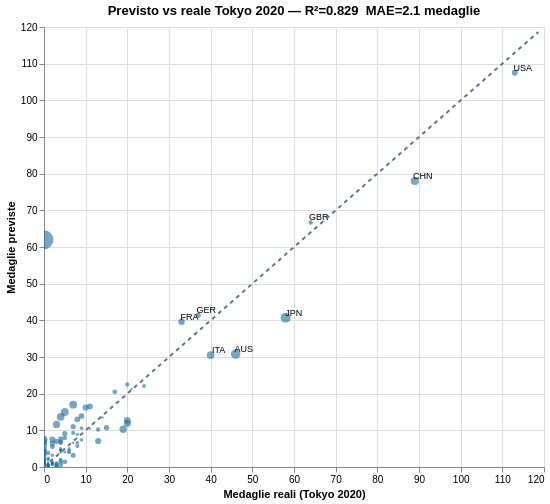

Notebook code for this chart:
### Markdown cell above
### 3.2 Test out-of-sample — Tokyo 2020

### Code cell
# Allenato su 1968-2016, testato su Tokyo 2020 (dati mai visti)
test_data = df_imp[df_imp["year"]==2020].dropna(subset=features+["total"]).copy()
rf.fit(X, y)
test_data["previsto"]  = np.maximum(rf.predict(test_data[features].values), 0).round(1)
test_data["errore"]    = (test_data["previsto"] - test_data["total"]).round(1)
test_data["abs_err"]   = test_data["errore"].abs()

r2_t  = r2_score(test_data["total"], test_data["previsto"])
mae_t = mean_absolute_error(test_data["total"], test_data["previsto"])

# Scatter previsto vs reale
lim = max(test_data["total"].max(), test_data["previsto"].max()) * 1.05
diag = pd.DataFrame({"x":[0,lim], "y":[0,lim]})

scatter_test = (
    alt.Chart(test_data)
    .mark_circle(size=60, opacity=0.6, color=BLUE)
    .encode(
        x=alt.X("total:Q", title="Medaglie reali (Tokyo 2020)",
                scale=alt.Scale(domain=[0,lim])),
        y=alt.Y("previsto:Q", title="Medaglie previste",
                scale=alt.Scale(domain=[0,lim])),
        size=alt.Size("abs_err:Q", legend=None),
        tooltip=["country:N","country_noc:N",
                 alt.Tooltip("total:Q", title="Reale"),
                 alt.Tooltip("previsto:Q", title="Previsto"),
                 alt.Tooltip("errore:Q", title="Errore", format="+.1f")]
    )
)
labels_test = (
    alt.Chart(test_data[test_data["total"]>25])
    .mark_text(dx=8, dy=-5, fontSize=9)
    .encode(x="total:Q", y="previsto:Q", text="country_noc:N")
)
diag_line = (alt.Chart(diag).mark_line(strokeDash=[4,4], color=GRAY)
             .encode(x="x:Q", y="y:Q"))

(scatter_test + labels_test + diag_line).properties(
    title=f"Previsto vs reale Tokyo 2020 — R²={r2_t:.3f}  MAE={mae_t:.1f} medaglie",
    width=500, height=440
).interactive().display()

### Figure 1 — Vega-Lite specification as saved in the notebook (floating-point values rounded to 4 significant figures; data arrays with more than 128 entries replaced by an {"elided": "..."} marker saying what was removed)
{"config": {"view": {"continuousWidth": 300, "continuousHeight": 300}}, "layer": [{"data": {"name": "data-2055fb141897a5f6b3d115820a27f1fa"}, "mark": {"type": "circle", "color": "#1A6B9A", "opacity": 0.6, "size": 60}, "encoding": {"size": {"field": "abs_err", "legend": null, "type": "quantitative"}, "tooltip": [{"field": "country", "type": "nominal"}, {"field": "country_noc", "type": "nominal"}, {"field": "total", "title": "Reale", "type": "quantitative"}, {"field": "previsto", "title": "Previsto", "type": "quantitative"}, {"field": "errore", "format": "+.1f", "title": "Errore", "type": "quantitative"}], "x": {"field": "total", "scale": {"domain": [0, 118.7]}, "title": "Medaglie reali (Tokyo 2020)", "type": "quantitative"}, "y": {"field": "previsto", "scale": {"domain": [0, 118.7]}, "title": "Medaglie previste", "type": "quantitative"}}, "name": "view_be1141727c248174_0"}, {"data": {"name": "data-19aa0012b6618f6de8308f0ebb1e76cc"}, "mark": {"type": "text", "dx": 8, "dy": -5, "fontSize": 9}, "encoding": {"text": {"field": "country_noc", "type": "nominal"}, "x": {"field": "total", "type": "quantitative"}, "y": {"field": "previsto", "type": "quantitative"}}}, {"data": {"name": "data-da7c7ad11be5d46ea31ab52eb0c701ea"}, "mark": {"type": "line", "color": "#64748B", "strokeDash": [4, 4]}, "encoding": {"x": {"field": "x", "type": "quantitative"}, "y": {"field": "y", "type": "quantitative"}}}], "height": 440, "params": [{"name": "param_1e9efca18e7a2868", "select": {"type": "interval", "encodings": ["x", "y"]}, "bind": "scales", "views": ["view_be1141727c248174_0"]}], "title": "Previsto vs reale Tokyo 2020 — R²=0.829  MAE=2.1 medaglie", "width": 500, "$schema": "https://vega.github.io/schema/vega-lite/v6.1.0.json", "datasets": {"data-2055fb141897a5f6b3d115820a27f1fa": {"elided": "202 records"}, "data-19aa0012b6618f6de8308f0ebb1e76cc": [{"edition": "2020 Summer Olympics", "edition_id": 61, "year": 2020, "country": "Australia", "country_noc": "AUS", "gold": 17, "silver": 7, "bronze": 22, "total": 46, "paese_olimpiade": "JPN", "citta_olimpiade": "Tokyo", "AG.LND.PRCP.MM": 534.0, "AG.SRF.TOTL.K2": 7741000.0, "BX.KLT.DINV.WD.GD.ZS": 3.543, "EN.POP.DNST": 3.22, "FP.CPI.TOTL.ZG": 1.687, "MS.MIL.XPND.CN": 36260000000.0, "MS.MIL.XPND.GD.ZS": 1.968, "NE.CON.GOVT.CD": 268700000000.0, "NE.DAB.TOTL.CN": 1806000000000.0, "NE.TRD.GNFS.ZS": 43.11, "NV.IND.TOTL.ZS": 23.78, "NV.SRV.TOTL.CN": 1210000000000.0, "NV.SRV.TOTL.ZS": 66.93, "NY.GDP.DEFL.KD.ZG": 2.074, "NY.GDP.MKTP.CD": 1343000000000.0, "NY.GDP.MKTP.CN": 1808000000000.0, "NY.GDP.MKTP.KD.ZG": 2.529, "NY.GDP.PCAP.CD": 54200.0, "NY.GNP.MKTP.CN": 1755000000000.0, "NY.GNP.PCAP.CD": 53600.0, "SE.PRM.ENRR": 100.6, "SH.DYN.NMRT": 2.325, "SP.DYN.IMRT.IN": 3.2, "SP.DYN.LE00.IN": 82.65, "SP.POP.1564.TO.ZS": 65.68, "SP.POP.GROW": 1.546, "SP.POP.TOTL": 24770000.0, "SP.URB.TOTL": 21590000.0, "SP.URB.TOTL.IN.ZS": 87.17, "is_winter": 0, "log_gdp_total": 27.93, "log_pop": 17.03, "log_gdp_pc": 10.9, "medals_per_million": 1.857, "host": 0, "prev_medals": 29.0, "prev_medals_2": 35.0, "previsto": 30.8, "errore": -15.2, "abs_err": 15.2}, {"edition": "2020 Summer Olympics", "edition_id": 61, "year": 2020, "country": "France", "country_noc": "FRA", "gold": 10, "silver": 12, "bronze": 11, "total": 33, "paese_olimpiade": "JPN", "citta_olimpiade": "Tokyo", "AG.LND.PRCP.MM": 867.0, "AG.SRF.TOTL.K2": 549100.0, "BX.KLT.DINV.WD.GD.ZS": 1.971, "EN.POP.DNST": 124.4, "FP.CPI.TOTL.ZG": 1.044, "MS.MIL.XPND.CN": 43080000000.0, "MS.MIL.XPND.GD.ZS": 1.851, "NE.CON.GOVT.CD": 619300000000.0, "NE.DAB.TOTL.CN": 2344000000000.0, "NE.TRD.GNFS.ZS": 65.49, "NV.IND.TOTL.ZS": 16.83, "NV.SRV.TOTL.CN": 1636000000000.0, "NV.SRV.TOTL.ZS": 70.31, "NY.GDP.DEFL.KD.ZG": 0.8572, "NY.GDP.MKTP.CD": 2641000000000.0, "NY.GDP.MKTP.CN": 2328000000000.0, "NY.GDP.MKTP.KD.ZG": 1.654, "NY.GDP.PCAP.CD": 39380.0, "NY.GNP.MKTP.CN": 2382000000000.0, "NY.GNP.PCAP.CD": 40200.0, "SE.PRM.ENRR": 102.4, "SH.DYN.NMRT": 2.55, "SP.DYN.IMRT.IN": 3.275, "SP.DYN.LE00.IN": 82.66, "SP.POP.1564.TO.ZS": 62.3, "SP.POP.GROW": 0.3113, "SP.POP.TOTL": 67050000.0, "SP.URB.TOTL": 52730000.0, "SP.URB.TOTL.IN.ZS": 78.65, "is_winter": 0, "log_gdp_total": 28.6, "log_pop": 18.02, "log_gdp_pc": 10.58, "medals_per_million": 0.4922, "host": 0, "prev_medals": 42.0, "prev_medals_2": 35.0, "previsto": 39.6, "errore": 6.6, "abs_err": 6.6}, {"edition": "2020 Summer Olympics", "edition_id": 61, "year": 2020, "country": "Germany", "country_noc": "GER", "gold": 10, "silver": 11, "bronze": 16, "total": 37, "paese_olimpiade": "JPN", "citta_olimpiade": "Tokyo", "AG.LND.PRCP.MM": 700.0, "AG.SRF.TOTL.K2": 357600.0, "BX.KLT.DINV.WD.GD.ZS": 2.61, "EN.POP.DNST": 236.9, "FP.CPI.TOTL.ZG": 1.295, "MS.MIL.XPND.CN": 39250000000.0, "MS.MIL.XPND.GD.ZS": 1.162, "NE.CON.GOVT.CD": 750200000000.0, "NE.DAB.TOTL.CN": 3159000000000.0, "NE.TRD.GNFS.ZS": 77.91, "NV.IND.TOTL.ZS": 25.89, "NV.SRV.TOTL.CN": 2115000000000.0, "NV.SRV.TOTL.ZS": 62.66, "NY.GDP.DEFL.KD.ZG": 1.653, "NY.GDP.MKTP.CD": 3829000000000.0, "NY.GDP.MKTP.CN": 3375000000000.0, "NY.GDP.MKTP.KD.ZG": 1.783, "NY.GDP.PCAP.CD": 46270.0, "NY.GNP.MKTP.CN": 3486000000000.0, "NY.GNP.PCAP.CD": 47300.0, "SE.PRM.ENRR": 102.1, "SH.DYN.NMRT": 2.3, "SP.DYN.IMRT.IN": 3.2, "SP.DYN.LE00.IN": 81.04, "SP.POP.1564.TO.ZS": 65.12, "SP.POP.GROW": 0.4267, "SP.POP.TOTL": 82750000.0, "SP.URB.TOTL": 67080000.0, "SP.URB.TOTL.IN.ZS": 81.07, "is_winter": 0, "log_gdp_total": 28.97, "log_pop": 18.23, "log_gdp_pc": 10.74, "medals_per_million": 0.4471, "host": 0, "prev_medals": 42.0, "prev_medals_2": 44.0, "previsto": 41.4, "errore": 4.4, "abs_err": 4.4}, {"edition": "2020 Summer Olympics", "edition_id": 61, "year": 2020, "country": "Great Britain", "country_noc": "GBR", "gold": 22, "silver": 20, "bronze": 22, "total": 64, "paese_olimpiade": "JPN", "citta_olimpiade": "Tokyo", "AG.LND.PRCP.MM": 1220.0, "AG.SRF.TOTL.K2": 243600.0, "BX.KLT.DINV.WD.GD.ZS": 4.117, "EN.POP.DNST": 273.3, "FP.CPI.TOTL.ZG": 1.899, "MS.MIL.XPND.CN": 41580000000.0, "MS.MIL.XPND.GD.ZS": 1.966, "NE.CON.GOVT.CD": 523400000000.0, "NE.DAB.TOTL.CN": 2160000000000.0, "NE.TRD.GNFS.ZS": 63.24, "NV.IND.TOTL.ZS": 17.84, "NV.SRV.TOTL.CN": 1511000000000.0, "NV.SRV.TOTL.ZS": 70.86, "NY.GDP.DEFL.KD.ZG": 1.926, "NY.GDP.MKTP.CD": 2795000000000.0, "NY.GDP.MKTP.CN": 2132000000000.0, "NY.GDP.MKTP.KD.ZG": 2.009, "NY.GDP.PCAP.CD": 42260.0, "NY.GNP.MKTP.CN": 2106000000000.0, "NY.GNP.PCAP.CD": 42910.0, "SE.PRM.ENRR": 101.1, "SH.DYN.NMRT": 2.7, "SP.DYN.IMRT.IN": 3.8, "SP.DYN.LE00.IN": 81.26, "SP.POP.1564.TO.ZS": 63.81, "SP.POP.GROW": 0.5857, "SP.POP.TOTL": 66120000.0, "SP.URB.TOTL": 54450000.0, "SP.URB.TOTL.IN.ZS": 82.34, "is_winter": 0, "log_gdp_total": 28.66, "log_pop": 18.01, "log_gdp_pc": 10.65, "medals_per_million": 0.9679, "host": 0, "prev_medals": 67.0, "prev_medals_2": 65.0, "previsto": 66.7, "errore": 2.7, "abs_err": 2.7}, {"edition": "2020 Summer Olympics", "edition_id": 61, "year": 2020, "country": "Italy", "country_noc": "ITA", "gold": 10, "silver": 10, "bronze": 20, "total": 40, "paese_olimpiade": "JPN", "citta_olimpiade": "Tokyo", "AG.LND.PRCP.MM": 832.0, "AG.SRF.TOTL.K2": 302100.0, "BX.KLT.DINV.WD.GD.ZS": 1.42, "EN.POP.DNST": 202.9, "FP.CPI.TOTL.ZG": 0.7203, "MS.MIL.XPND.CN": 23460000000.0, "MS.MIL.XPND.GD.ZS": 1.335, "NE.CON.GOVT.CD": 374000000000.0, "NE.DAB.TOTL.CN": 1708000000000.0, "NE.TRD.GNFS.ZS": 57.5, "NV.IND.TOTL.ZS": 20.86, "NV.SRV.TOTL.CN": 1164000000000.0, "NV.SRV.TOTL.ZS": 66.23, "NY.GDP.DEFL.KD.ZG": 1.019, "NY.GDP.MKTP.CD": 1994000000000.0, "NY.GDP.MKTP.CN": 1758000000000.0, "NY.GDP.MKTP.KD.ZG": 1.024, "NY.GDP.PCAP.CD": 33240.0, "NY.GNP.MKTP.CN": 1770000000000.0, "NY.GNP.PCAP.CD": 33340.0, "SE.PRM.ENRR": 102.1, "SH.DYN.NMRT": 1.95, "SP.DYN.IMRT.IN": 2.75, "SP.DYN.LE00.IN": 83.26, "SP.POP.1564.TO.ZS": 64.01, "SP.POP.GROW": -0.2086, "SP.POP.TOTL": 60000000.0, "SP.URB.TOTL": 41710000.0, "SP.URB.TOTL.IN.ZS": 69.53, "is_winter": 0, "log_gdp_total": 28.32, "log_pop": 17.91, "log_gdp_pc": 10.41, "medals_per_million": 0.6667, "host": 0, "prev_medals": 28.0, "prev_medals_2": 28.0, "previsto": 30.5, "errore": -9.5, "abs_err": 9.5}, {"edition": "2020 Summer Olympics", "edition_id": 61, "year": 2020, "country": "Japan", "country_noc": "JPN", "gold": 27, "silver": 14, "bronze": 17, "total": 58, "paese_olimpiade": "JPN", "citta_olimpiade": "Tokyo", "AG.LND.PRCP.MM": 1668.0, "AG.SRF.TOTL.K2": 378000.0, "BX.KLT.DINV.WD.GD.ZS": 0.6206, "EN.POP.DNST": 348.1, "FP.CPI.TOTL.ZG": 0.4537, "MS.MIL.XPND.CN": 5251000000000.0, "MS.MIL.XPND.GD.ZS": 0.9494, "NE.CON.GOVT.CD": 986900000000.0, "NE.DAB.TOTL.CN": 551200000000000.0, "NE.TRD.GNFS.ZS": 34.39, "NV.IND.TOTL.ZS": 28.83, "NV.SRV.TOTL.CN": 385000000000000.0, "NV.SRV.TOTL.ZS": 69.61, "NY.GDP.DEFL.KD.ZG": 0.245, "NY.GDP.MKTP.CD": 5023000000000.0, "NY.GDP.MKTP.CN": 553000000000000.0, "NY.GDP.MKTP.KD.ZG": 0.6676, "NY.GDP.PCAP.CD": 39590.0, "NY.GNP.MKTP.CN": 573600000000000.0, "NY.GNP.PCAP.CD": 40290.0, "SE.PRM.ENRR": 101.7, "SH.DYN.NMRT": 0.875, "SP.DYN.IMRT.IN": 1.9, "SP.DYN.LE00.IN": 84.16, "SP.POP.1564.TO.ZS": 59.34, "SP.POP.GROW": -0.1001, "SP.POP.TOTL": 126900000.0, "SP.URB.TOTL": 116200000.0, "SP.URB.TOTL.IN.ZS": 91.59, "is_winter": 0, "log_gdp_total": 29.25, "log_pop": 18.66, "log_gdp_pc": 10.59, "medals_per_million": 0.4572, "host": 1, "prev_medals": 41.0, "prev_medals_2": 38.0, "previsto": 40.7, "errore": -17.3, "abs_err": 17.3}, {"edition": "2020 Summer Olympics", "edition_id": 61, "year": 2020, "country": "People's Republic of China", "country_noc": "CHN", "gold": 38, "silver": 32, "bronze": 19, "total": 89, "paese_olimpiade": "JPN", "citta_olimpiade": "Tokyo", "AG.LND.PRCP.MM": 645.0, "AG.SRF.TOTL.K2": 9563000.0, "BX.KLT.DINV.WD.GD.ZS": 1.45, "EN.POP.DNST": 149.0, "FP.CPI.TOTL.ZG": 2.142, "MS.MIL.XPND.CN": 1486000000000.0, "MS.MIL.XPND.GD.ZS": 1.709, "NE.CON.GOVT.CD": 2207000000000.0, "NE.DAB.TOTL.CN": 87480000000000.0, "NE.TRD.GNFS.ZS": 36.31, "NV.IND.TOTL.ZS": 38.67, "NV.SRV.TOTL.CN": 48030000000000.0, "NV.SRV.TOTL.ZS": 54.04, "NY.GDP.DEFL.KD.ZG": 2.602, "NY.GDP.MKTP.CD": 13180000000000.0, "NY.GDP.MKTP.CN": 88760000000000.0, "NY.GDP.MKTP.KD.ZG": 6.623, "NY.GDP.PCAP.CD": 9416.0, "NY.GNP.MKTP.CN": 88470000000000.0, "NY.GNP.PCAP.CD": 9355.0, "SE.PRM.ENRR": 97.51, "SH.DYN.NMRT": 4.325, "SP.DYN.IMRT.IN": 6.75, "SP.DYN.LE00.IN": 77.52, "SP.POP.1564.TO.ZS": 70.44, "SP.POP.GROW": 0.5002, "SP.POP.TOTL": 1399000000.0, "SP.URB.TOTL": 850800000.0, "SP.URB.TOTL.IN.ZS": 60.82, "is_winter": 0, "log_gdp_total": 30.21, "log_pop": 21.06, "log_gdp_pc": 9.15, "medals_per_million": 0.06363, "host": 0, "prev_medals": 70.0, "prev_medals_2": 92.0, "previsto": 78.0, "errore": -11.0, "abs_err": 11.0}, {"edition": "2020 Summer Olympics", "edition_id": 61, "year": 2020, "country": "United States", "country_noc": "USA", "gold": 39, "silver": 41, "bronze": 33, "total": 113, "paese_olimpiade": "JPN", "citta_olimpiade": "Tokyo", "AG.LND.PRCP.MM": 715.0, "AG.SRF.TOTL.K2": 9832000.0, "BX.KLT.DINV.WD.GD.ZS": 1.754, "EN.POP.DNST": 35.79, "FP.CPI.TOTL.ZG": 1.912, "MS.MIL.XPND.CN": 675900000000.0, "MS.MIL.XPND.GD.ZS": 3.353, "NE.CON.GOVT.CD": 2811000000000.0, "NE.DAB.TOTL.CN": 20710000000000.0, "NE.TRD.GNFS.ZS": 27.0, "NV.IND.TOTL.ZS": 18.35, "NV.SRV.TOTL.CN": 15430000000000.0, "NV.SRV.TOTL.ZS": 77.1, "NY.GDP.DEFL.KD.ZG": 1.607, "NY.GDP.MKTP.CD": 20020000000000.0, "NY.GDP.MKTP.CN": 20020000000000.0, "NY.GDP.MKTP.KD.ZG": 2.457, "NY.GDP.PCAP.CD": 61130.0, "NY.GNP.MKTP.CN": 20370000000000.0, "NY.GNP.PCAP.CD": 61180.0, "SE.PRM.ENRR": 101.4, "SH.DYN.NMRT": 3.775, "SP.DYN.IMRT.IN": 5.6, "SP.DYN.LE00.IN": 78.63, "SP.POP.1564.TO.ZS": 66.02, "SP.POP.GROW": 0.645, "SP.POP.TOTL": 327400000.0, "SP.URB.TOTL": 263000000.0, "SP.URB.TOTL.IN.ZS": 80.33, "is_winter": 0, "log_gdp_total": 30.63, "log_pop": 19.61, "log_gdp_pc": 11.02, "medals_per_million": 0.3451, "host": 0, "prev_medals": 121.0, "prev_medals_2": 104.0, "previsto": 107.5, "errore": -5.5, "abs_err": 5.5}], "data-da7c7ad11be5d46ea31ab52eb0c701ea": [{"x": 0.0, "y": 0.0}, {"x": 118.7, "y": 118.7}]}}
